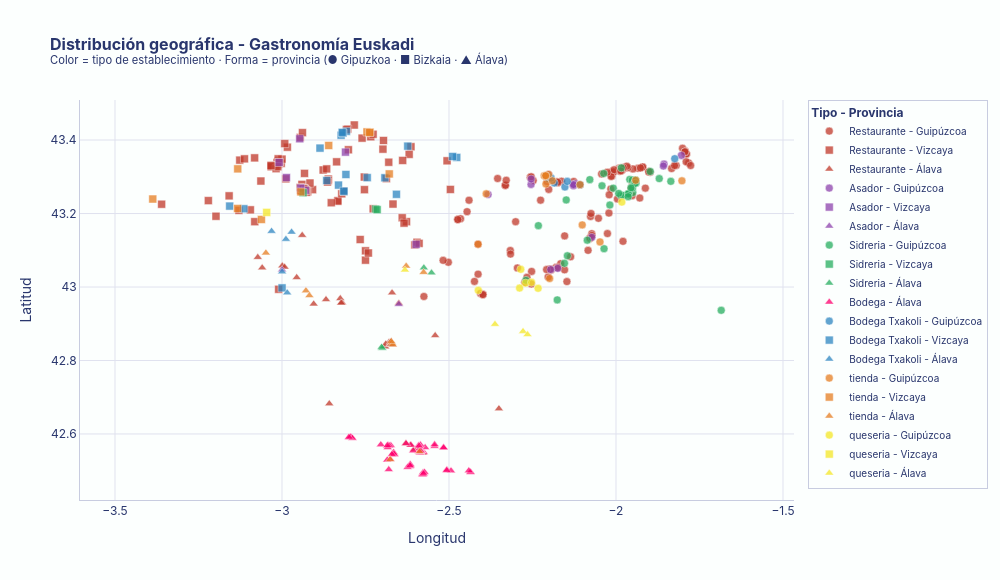

Notebook code for this chart:
### Code cell
import plotly.graph_objects as go

# ── Branding Sustrai (Para fuentes, títulos y fondos) ──────────────────
BG_COLOR    = '#fcfffe'   
TITLE_COLOR = '#29366d'
TEXT_COLOR  = '#29366d'

prov_markers = {'Guipúzcoa': 'circle', 'Vizcaya': 'square', 'Álava': 'triangle-up'}

# Tus colores originales e intocables para los establecimientos
tipo_colors = {
    'Restaurante':     '#C0392B',
    'Asador':          '#8E44AD',
    'Sidreria':        '#27AE60',
    'Bodega':          '#FF006E',
    'Bodega Txakoli':  '#2E86C1',
    'tienda':          '#E67E22',
    'queseria':        '#F5E727',
}

fig = go.Figure()

for tipo, color in tipo_colors.items():
    for prov, marker in prov_markers.items():
        subset = df[(df['Tipo de lugar'] == tipo) & (df['Provincia'] == prov)]
        if subset.empty:
            continue
        fig.add_trace(go.Scatter(
            x=subset['lon'], y=subset['lat'],
            mode='markers',
            name=f'{tipo} - {prov}',
            marker=dict(
                symbol=marker,
                size=8,
                color=color, # Usa tus colores exactos
                opacity=0.75,
                line=dict(color='white', width=0.5),
            ),
            customdata=subset[['Nombre', 'valoracion', 'Municipio']].values,
            hovertemplate=(
                '<b>%{customdata[0]}</b><br>'
                '📍 %{customdata[2]}<br>'
                '⭐ %{customdata[1]}'
                '<extra></extra>'
            ),
        ))

# Diseño unificado con títulos en negrita y azul Sustrai, fondo crema e Inter
fig.update_layout(
    font=dict(
        family='Inter, "DejaVu Sans", sans-serif',
        color=TEXT_COLOR
    ),
    title=dict(
        text='<b>Distribución geográfica - Gastronomía Euskadi</b><br>'
             '<sup>Color = tipo de establecimiento · Forma = provincia (● Gipuzkoa · ■ Bizkaia · ▲ Álava)</sup>',
        font=dict(color=TITLE_COLOR, size=16)
    ),
    xaxis_title='Longitud',
    yaxis_title='Latitud',
    legend=dict(
        title='<b>Tipo - Provincia</b>', 
        font_size=10,
        bgcolor='rgba(252,255,254,0.9)', 
        borderwidth=1,
        bordercolor='#c8cce0'
    ),
    width=1000, height=580,
    paper_bgcolor=BG_COLOR, 
    plot_bgcolor=BG_COLOR,  
    xaxis=dict(
        gridcolor='#e0e2ef', 
        linecolor='#c8cce0', 
        mirror=False
    ),
    yaxis=dict(
        gridcolor='#e0e2ef', 
        linecolor='#c8cce0', 
        mirror=False,
        scaleanchor='x', 
        scaleratio=1.1
    ),
    hoverlabel=dict(
        bgcolor=BG_COLOR,
        font_size=12,
        font_family='Inter, "DejaVu Sans", sans-serif',
        font_color=TEXT_COLOR
    ),
)

fig.show()

### Figure 1 — Plotly figure (JSON) as saved in the notebook; plotly's stock layout.template omitted (floating-point values rounded to 4 significant figures; data arrays with more than 128 entries replaced by an {"elided": "..."} marker saying what was removed)
{"data": [{"customdata": {"elided": "135x3 mixed values"}, "hovertemplate": "<b>%{customdata[0]}</b><br>📍 %{customdata[2]}<br>⭐ %{customdata[1]}<extra></extra>", "marker": {"color": "#C0392B", "line": {"color": "white", "width": 0.5}, "opacity": 0.75, "size": 8, "symbol": "circle"}, "mode": "markers", "name": "Restaurante - Guipúzcoa", "type": "scatter", "x": {"elided": "135 float values"}, "y": {"elided": "135 float values"}}, {"customdata": {"elided": "102x3 mixed values"}, "hovertemplate": "<b>%{customdata[0]}</b><br>📍 %{customdata[2]}<br>⭐ %{customdata[1]}<extra></extra>", "marker": {"color": "#C0392B", "line": {"color": "white", "width": 0.5}, "opacity": 0.75, "size": 8, "symbol": "square"}, "mode": "markers", "name": "Restaurante - Vizcaya", "type": "scatter", "x": [-2.942, -2.734, -2.832, -2.833, -2.816, -2.68, -2.934, -2.627, -3.012, -2.784, -2.614, -2.931, -2.861, -2.803, -2.821, -2.945, -2.908, -2.94, -2.944, -2.602, -2.696, -2.687, -2.938, -2.939, -2.923, -2.937, -2.64, -3.012, -2.877, -3.063, -2.928, -2.933, -2.989, -2.938, -2.932, -2.727, -3.01, -2.76, -2.727, -2.933, -2.916, -2.934, -2.754, -3.22, -3.126, -2.946, -2.944, -3.36, -2.596, -2.936, -2.815, -2.75, -2.866, -2.506, -2.496, -3.158, -3.198, -3.095, -2.852, -2.75, -2.836, -2.939, -2.801, -2.861, -2.619, -2.864, -2.741, -2.935, -2.934, -3.002, -3.009, -3.015, -3.0, -3.082, -3.011, -3.129, -2.639, -3.031, -3.081, -3.112, -3.032, -3.032, -2.698, -2.668, -2.926, -2.807, -2.933, -2.927, -2.766, -2.931, -3.01, -3.009, -2.984, -2.992, -3.018, -2.939, -3.012, -2.635, -2.59, -2.935, -2.753, -3.033], "y": [43.27, 43.41, 43.24, 43.23, 43.26, 43.34, 43.27, 43.18, 43.33, 43.44, 43.38, 43.27, 43.29, 43.43, 43.25, 43.41, 43.26, 43.28, 43.26, 43.11, 43.4, 43.29, 43.26, 43.26, 43.26, 43.26, 43.19, 43.34, 43.32, 43.29, 43.26, 43.31, 43.29, 43.26, 43.26, 43.21, 43.33, 43.41, 43.42, 43.27, 43.28, 43.27, 43.3, 43.24, 43.35, 43.27, 43.26, 43.23, 43.12, 43.27, 43.26, 43.07, 43.32, 43.34, 43.27, 43.25, 43.19, 43.21, 43.23, 43.1, 43.34, 43.42, 43.37, 43.29, 43.36, 43.29, 43.09, 43.27, 43.27, 43.34, 43.34, 43.34, 43.35, 43.35, 43.35, 43.21, 43.34, 43.33, 43.18, 43.35, 43.33, 43.33, 43.38, 43.23, 43.26, 43.43, 43.27, 43.26, 43.13, 43.27, 42.99, 43.34, 43.38, 43.39, 43.32, 43.27, 43.33, 43.17, 43.12, 43.27, 43.26, 43.33]}, {"customdata": [["Andere", 4.4, "Vitoria"], ["Arkupe", 4.3, "Vitoria"], ["Arlobi", 4.5, "Zuia"], ["Bideko", 4.5, "Amurrio"], ["El Mirador Castillo El Collado", 4.4, "Laguardia"], ["El Medoc Alavés", 4.6, "Laguardia"], ["El Portalón", 4.4, "Vitoria"], ["Héctor Oribe", 4.7, "Laguardia"], ["Sukalki", 4.6, "Vitoria"], ["Los Arcos de Quejana", 4.6, "Ayala"], ["Palacio de Anuncibai", 4.4, "Llodio"], ["Posada Mayor de Migueloa", 4.3, "Laguardia"], ["Zaldiaran", 4.6, "Vitoria"], ["Estadio", 4.4, "Vitoria"], ["Arenalde Maitea", 5, "Amurrio"], ["Villa Lucía", 4.6, "Laguardia"], ["La Huerta Vieja", 4.4, "Laguardia"], ["Martín Cendoya (Eguren Ugarte)", 4.1, "Laguardia"], ["Dolomiti", 4.4, "Vitoria"], ["Viura", 4.3, "Villabuena de Álava/Eskuernaga"], ["La Casa del Patrón", 4.3, "Zuia"], ["Lola", 4.5, "Berantevilla"], ["Hospedería los Parajes", 4.7, "Laguardia"], ["Amelibia", 4.7, "Laguardia"], ["Ángel Santamaría", 5, "Leza"], ["El Bodegón Laguardia", 4.2, "Laguardia"], ["Guzurtegi", 4.5, "Ayala"], ["Bentazar", 4.6, "Legutio"], ["El Chispial", 4.4, "Vitoria"], ["Perretxico", 4.4, "Vitoria"], ["Batzoki Rioja-Alavesa", 4.2, "Laguardia"], ["Hotel Nagusi", 4.4, "Zuia"], ["La Cuchara de Doña Lola", 4.7, "Urkabustaiz"], ["Parador de Argómaniz", 4.5, "Elburgo"], ["Zuia Club de Golf", 4.5, "Zuia"], ["Marisqueria Urrunaga", 4.4, "Legutio"], ["Arrea!", 4.6, "Campezo"], ["Kromatiko", 4.7, "Vitoria"], ["Kea Basque Fine Food", 4.5, "Vitoria"], ["Zabala", 4.3, "Vitoria"], ["Abiaga jatetxea", 4.5, "Amurrio"], ["La esCotilla", 4.2, "Vitoria"]], "hovertemplate": "<b>%{customdata[0]}</b><br>📍 %{customdata[2]}<br>⭐ %{customdata[1]}<extra></extra>", "marker": {"color": "#C0392B", "line": {"color": "white", "width": 0.5}, "opacity": 0.75, "size": 8, "symbol": "triangle-up"}, "mode": "markers", "name": "Restaurante - Álava", "type": "scatter", "x": [-2.68, -2.672, -2.825, -2.956, -2.585, -2.581, -2.673, -2.605, -2.67, -3.072, -2.94, -2.586, -2.683, -2.691, -2.999, -2.578, -2.587, -2.615, -2.677, -2.665, -2.82, -2.858, -2.585, -2.583, -2.629, -2.585, -3.059, -2.67, -2.689, -2.674, -2.585, -2.823, -2.905, -2.541, -2.868, -2.65, -2.35, -2.676, -2.671, -2.672, -2.992, -2.674], "y": [42.85, 42.85, 42.97, 43.03, 42.56, 42.55, 42.85, 42.56, 42.84, 43.08, 43.14, 42.55, 42.84, 42.84, 43.06, 42.55, 42.56, 42.57, 42.84, 42.55, 42.96, 42.68, 42.55, 42.55, 42.57, 42.55, 43.05, 42.98, 42.85, 42.84, 42.55, 42.96, 42.95, 42.87, 42.97, 42.96, 42.67, 42.85, 42.84, 42.85, 43.05, 42.84]}, {"customdata": [["Asador Nicolás", 4.5, "Tolosa"], ["San Martin", 4.6, "Orio"], ["Urkiola", 4.5, "Beasain"], ["Bedua", 4.3, "Zumaia"], ["Casa Julián", 4.6, "Tolosa"], ["Iriarte Enea", 4.6, "Lezo"], ["Astillero", 4.5, "Getaria"], ["Basusta", 4.6, "Zumaia"], ["Laia Erretegia", 4.5, "Hondarribia"], ["Patxiku-Enea Erretegia", 4.6, "Lezo"], ["Xixario", 4.4, "Orio"], ["Bodegón Joxe Mari", 4.2, "Orio"], ["Landa", 4.7, "Mendaro"], ["Bodegón Sarasua Erretegia", 4.5, "Orio"]], "hovertemplate": "<b>%{customdata[0]}</b><br>📍 %{customdata[2]}<br>⭐ %{customdata[1]}<extra></extra>", "marker": {"color": "#8E44AD", "line": {"color": "white", "width": 0.5}, "opacity": 0.75, "size": 8, "symbol": "circle"}, "mode": "markers", "name": "Asador - Guipúzcoa", "type": "scatter", "x": [-2.174, -2.121, -2.195, -2.254, -2.072, -1.856, -2.202, -2.254, -1.804, -1.858, -2.128, -2.127, -2.383, -2.127], "y": [43.05, 43.28, 43.05, 43.28, 43.14, 43.33, 43.31, 43.29, 43.36, 43.33, 43.28, 43.28, 43.25, 43.28]}, {"customdata": [["Guetaria", 4.3, "Bilbao"], ["Aritxi", 5, "Mungia"], ["La Gabarra", 4.6, "Bilbao"], ["Donibane", 4.3, "Barakaldo"], ["Etxebarri", 4.3, "Atxondo"], ["Hondartzape", 4.2, "Plencia"], ["Asador Borda", 4.3, "Getxo"]], "hovertemplate": "<b>%{customdata[0]}</b><br>📍 %{customdata[2]}<br>⭐ %{customdata[1]}<extra></extra>", "marker": {"color": "#8E44AD", "line": {"color": "white", "width": 0.5}, "opacity": 0.75, "size": 8, "symbol": "square"}, "mode": "markers", "name": "Asador - Vizcaya", "type": "scatter", "x": [-2.93, -2.81, -2.944, -2.987, -2.598, -2.947, -3.009], "y": [43.26, 43.37, 43.27, 43.3, 43.12, 43.4, 43.34]}, {"customdata": [["El Refor", 4.5, "Amurrio"], ["Urtegi Alde", 4.4, "Legutio"]], "hovertemplate": "<b>%{customdata[0]}</b><br>📍 %{customdata[2]}<br>⭐ %{customdata[1]}<extra></extra>", "marker": {"color": "#8E44AD", "line": {"color": "white", "width": 0.5}, "opacity": 0.75, "size": 8, "symbol": "triangle-up"}, "mode": "markers", "name": "Asador - Álava", "type": "scatter", "x": [-3.0, -2.65], "y": [43.05, 42.95]}, {"customdata": [["Alorrenea", 4.4, "Astigarraga"], ["Altuna", 4.6, "Urnieta"], ["Altzueta", 4.6, "Hernani"], ["Astarbe", 4.5, "Astigarraga"], ["Aulia", 4.5, "Legorreta"], ["Añota", 4.4, "Azpeitia"], ["Baleio", 4.5, "Oiartzun"], ["Barkaiztegi", 4.5, "San Sebastián"], ["Bereziartua", 4.3, "Astigarraga"], ["Eguzkitza", 4.5, "Tolosa"], ["Eula", 4.4, "Urnieta"], ["Gartziategi", 4.3, "Astigarraga"], ["Gaztañaga", 4.2, "Andoain"], ["Goiko Lastola", 4.5, "Hernani"], ["Iparragirre", 4.4, "Hernani"], ["Irigoien", 4.5, "Astigarraga"], ["Itsasburu", 4.6, "Hernani"], ["Calonge", 4.2, "San Sebastián"], ["Lizeaga", 4.7, "Astigarraga"], ["Oarso", 5, "Errenteria"], ["Oiarbide", 4.5, "Astigarraga"], ["Olagi", 5, "Altzaga"], ["Ordo-Zelai", 4.2, "Oiartzun"], ["Otegi", 4.2, "Lasarte-Oria"], ["Otsu Enea", 4.3, "Hernani"], ["Petritegi", 4.4, "Astigarraga"], ["Saizar", 4.4, "Usurbil"], ["Satxota", 4.5, "Aia"], ["Urbitarte", 4.5, "Ataun"], ["Urdaira", 4.6, "Usurbil"], ["Zapiain", 4.5, "Astigarraga"], ["Zelaia", 4.6, "Hernani"], ["Oiharte", 4.5, "Zerain"], ["Setien", 4.8, "Urnieta"], ["Sidrería Goikoetxea", 4.5, "Lizartza"], ["Sidería Goikoetxea", 4.5, "Lizartza"], ["Beharri", 4.1, "San Sebastián"]], "hovertemplate": "<b>%{customdata[0]}</b><br>📍 %{customdata[2]}<br>⭐ %{customdata[1]}<extra></extra>", "marker": {"color": "#27AE60", "line": {"color": "white", "width": 0.5}, "opacity": 0.75, "size": 8, "symbol": "circle"}, "mode": "markers", "name": "Sidreria - Guipúzcoa", "type": "scatter", "x": [-1.946, -1.986, -1.963, -1.945, -2.145, -2.232, -1.871, -1.959, -1.94, -2.086, -1.978, -1.951, -2.018, -1.95, -1.963, -1.94, -1.963, -2.037, -1.946, -1.897, -1.951, -2.154, -1.836, -2.008, -1.964, -1.941, -2.042, -2.149, -2.176, -2.078, -1.942, -1.955, -2.269, -1.992, -1.685, -2.036, -1.984], "y": [43.29, 43.25, 43.25, 43.28, 43.09, 43.17, 43.29, 43.29, 43.28, 43.13, 43.25, 43.29, 43.22, 43.26, 43.25, 43.28, 43.25, 43.31, 43.28, 43.31, 43.27, 43.06, 43.29, 43.27, 43.25, 43.29, 43.28, 43.24, 42.96, 43.29, 43.28, 43.27, 43.02, 43.25, 42.94, 43.1, 43.32]}, {"customdata": [["Ibarra", 4.6, "Amorebieta-Etxano"], ["Tartalo", 5, "Bilbao"], ["Uxarte", 4.5, "Amorebieta-Etxano"]], "hovertemplate": "<b>%{customdata[0]}</b><br>📍 %{customdata[2]}<br>⭐ %{customdata[1]}<extra></extra>", "marker": {"color": "#27AE60", "line": {"color": "white", "width": 0.5}, "opacity": 0.75, "size": 8, "symbol": "square"}, "mode": "markers", "name": "Sidreria - Vizcaya", "type": "scatter", "x": [-2.719, -2.937, -2.715], "y": [43.21, 43.26, 43.21]}, {"customdata": [["Armentegi", 4.1, "Vitoria"], ["Iturrieta", 4.6, "Aramaio"], ["La Sidre", 4.1, "Vitoria"], ["Unzueta", 4.6, "Aramaio"]], "hovertemplate": "<b>%{customdata[0]}</b><br>📍 %{customdata[2]}<br>⭐ %{customdata[1]}<extra></extra>", "marker": {"color": "#27AE60", "line": {"color": "white", "width": 0.5}, "opacity": 0.75, "size": 8, "symbol": "triangle-up"}, "mode": "markers", "name": "Sidreria - Álava", "type": "scatter", "x": [-2.7, -2.575, -2.702, -2.552], "y": [42.83, 43.05, 42.84, 43.04]}, {"customdata": {"elided": "65x3 mixed values"}, "hovertemplate": "<b>%{customdata[0]}</b><br>📍 %{customdata[2]}<br>⭐ %{customdata[1]}<extra></extra>", "marker": {"color": "#FF006E", "line": {"color": "white", "width": 0.5}, "opacity": 0.75, "size": 8, "symbol": "triangle-up"}, "mode": "markers", "name": "Bodega - Álava", "type": "scatter", "x": [-2.794, -2.676, -2.704, -2.576, -2.578, -2.685, -2.576, -2.578, -2.435, -2.682, -2.614, -2.683, -2.663, -2.665, -2.571, -2.58, -2.68, -2.578, -2.588, -2.573, -2.674, -2.617, -2.797, -2.685, -2.587, -2.584, -2.586, -2.584, -2.616, -2.591, -2.517, -2.577, -2.794, -2.789, -2.681, -2.506, -2.494, -2.8, -2.616, -2.587, -2.667, -2.436, -2.543, -2.666, -2.586, -2.586, -2.589, -2.543, -2.59, -2.616, -2.441, -2.628, -2.607, -2.679, -2.683, -2.516, -2.665, -2.585, -2.589, -2.624, -2.671, -2.585, -2.507, -2.684, -2.617], "y": [42.59, 42.53, 42.57, 42.55, 42.49, 42.53, 42.49, 42.49, 42.5, 42.57, 42.57, 42.57, 42.54, 42.54, 42.56, 42.49, 42.5, 42.5, 42.55, 42.5, 42.57, 42.51, 42.59, 42.57, 42.55, 42.55, 42.57, 42.55, 42.51, 42.57, 42.56, 42.49, 42.59, 42.59, 42.57, 42.5, 42.5, 42.59, 42.51, 42.55, 42.55, 42.5, 42.57, 42.55, 42.55, 42.56, 42.56, 42.57, 42.55, 42.52, 42.5, 42.57, 42.55, 42.57, 42.56, 42.56, 42.55, 42.55, 42.57, 42.51, 42.54, 42.55, 42.5, 42.57, 42.51]}, {"customdata": [["Ameztoi", 4.5, "Getaria"], ["Eizaguirre", 4.5, "Zarautz"], ["Elkano", 4.7, "Getaria"], ["Gaintza", 4.7, "Getaria"], ["Rezabal", 4.5, "Zarautz"], ["Talai Berri", 4.6, "Zarautz"], ["Txomin Etxaniz", 4.6, "Getaria"], ["Hiruzta", 4.4, "Hondarribia"], ["Katxiña", 4.5, "Orio"]], "hovertemplate": "<b>%{customdata[0]}</b><br>📍 %{customdata[2]}<br>⭐ %{customdata[1]}<extra></extra>", "marker": {"color": "#2E86C1", "line": {"color": "white", "width": 0.5}, "opacity": 0.75, "size": 8, "symbol": "circle"}, "mode": "markers", "name": "Bodega Txakoli - Guipúzcoa", "type": "scatter", "x": [-2.202, -2.185, -2.205, -2.21, -2.153, -2.146, -2.194, -1.824, -2.107], "y": [43.29, 43.28, 43.3, 43.3, 43.27, 43.29, 43.3, 43.35, 43.28]}, {"customdata": [["Berroja", 4.6, "Muxika"], ["Virgen de Lorea", 4.7, "Zalla"], ["Bodega Txakoli Uriarte", 4.9, "Gamiz-Fika"], ["Doniene Gorrondona Txakolina", 4.7, "Bakio"], ["Gure Ahaleginak", 4.7, "Orduña"], ["Gorka Izagirre", 4.9, "Larrabetzu"], ["Txabarri", 5, "Zalla"], ["Gurrutxaga", 5, "Mendexa"], ["Bodegas Itsasmendi", 4.6, "Gernika-Lumo"], ["Talleri", 4.3, "Morga"], ["Merrutxu", 4.8, "Ibarrangelu"], ["Magalarte Lezama Txakolina", 5, "Lezama"], ["Zabala Txakolina", 5, "Bakio"], ["Abio Txakolina", 4.2, "Bakio"], ["Ados Basarte Txakolina", 4.7, "Bakio"], ["Butroi Upategia", 4.8, "Gatika"], ["Magalarte Zamudio Txakolina", 4.9, "Zamudio"], ["Azurmendi Complejo Enogastronómico", 4.7, "Larrabetzu"], ["Talaiazpia", 5, "Mendexa"]], "hovertemplate": "<b>%{customdata[0]}</b><br>📍 %{customdata[2]}<br>⭐ %{customdata[1]}<extra></extra>", "marker": {"color": "#2E86C1", "line": {"color": "white", "width": 0.5}, "opacity": 0.75, "size": 8, "symbol": "square"}, "mode": "markers", "name": "Bodega Txakoli - Vizcaya", "type": "scatter", "x": [-2.657, -3.157, -2.809, -2.807, -3.0, -2.814, -3.114, -2.477, -2.692, -2.745, -2.623, -2.831, -2.823, -2.817, -2.82, -2.886, -2.866, -2.815, -2.489], "y": [43.25, 43.22, 43.31, 43.42, 43.0, 43.26, 43.21, 43.35, 43.3, 43.3, 43.38, 43.28, 43.41, 43.42, 43.42, 43.38, 43.29, 43.26, 43.36]}, {"customdata": [["Arabako Txakolina, S.L.", 4.5, "Amurrio"], ["Beldui Txakolina", 4.3, "Llodio"], ["Artomaña Txakolina", 4.6, "Amurrio"], ["Señorio de Astobiza (Okendo Txakolina)", 4.7, "Okondo"], ["Txakoli Garate", 4.9, "Llodio"]], "hovertemplate": "<b>%{customdata[0]}</b><br>📍 %{customdata[2]}<br>⭐ %{customdata[1]}<extra></extra>", "marker": {"color": "#2E86C1", "line": {"color": "white", "width": 0.5}, "opacity": 0.75, "size": 8, "symbol": "triangle-up"}, "mode": "markers", "name": "Bodega Txakoli - Álava", "type": "scatter", "x": [-3.0, -2.988, -2.984, -3.031, -2.971], "y": [43.04, 43.13, 42.98, 43.15, 43.15]}, {"customdata": [["Ezkur - Txerri", 5, "Getaria"], ["Mahala Naturala", 5, "Leaburu"], ["MAISOR", 4.3, "Getaria"], ["Borda", 4.4, "Olaberria"], ["Chocolates de Mendaro-Saint Gerons", 4.7, "Mendaro"], ["Aroa", 4.1, "Getaria"], ["Petritegi Sagardotegia", 4.4, "Astigarraga"], ["Momotegi", 4.8, "Oiartzun"], ["Inazio Urruzola Txakolina", 4.4, "Alkiza"], ["Akarregi Txiki Txakolindegia", 4.6, "Getaria"], ["Bodega Katxina Txakolindegia", 4.5, "Orio"], ["Elkano Txakolindegia", 4.7, "Getaria"], ["Gaintza Txakolindegia", 4.7, "Getaria"], ["Larrañaga Gozotegia", 4.6, "Bergara"]], "hovertemplate": "<b>%{customdata[0]}</b><br>📍 %{customdata[2]}<br>⭐ %{customdata[1]}<extra></extra>", "marker": {"color": "#E67E22", "line": {"color": "white", "width": 0.5}, "opacity": 0.75, "size": 8, "symbol": "circle"}, "mode": "markers", "name": "tienda - Guipúzcoa", "type": "scatter", "x": [-2.21, -2.048, -2.202, -2.199, -2.388, -2.215, -1.941, -1.803, -2.101, -2.21, -2.108, -2.191, -2.211, -2.413], "y": [43.28, 43.12, 43.31, 43.02, 43.25, 43.3, 43.29, 43.29, 43.17, 43.3, 43.28, 43.29, 43.3, 43.12]}, {"customdata": [["Germinados Kimuak", 4.3, "Maruri-Jatabe"], ["Conservas Zallo, S.A.", 4.6, "Bermeo"], ["Crosta", 4.8, "Zalla"], ["Hermanos Fernández Terreros - C.B. La Sequilla", 4.8, "Muskiz"], ["Laugar Brewery", 4.8, "Gordexola"], ["Quesería Vista Alegre", 4.6, "Valle de Carranza"], ["Omago Helados", 4.9, "Gernika-Lumo"], ["Conservas Arroyabe", 4.5, "Bermeo"], ["Conservas Campos", 4.7, "Bermeo"], ["Martina Zuricalday", 4.2, "Bilbao"]], "hovertemplate": "<b>%{customdata[0]}</b><br>📍 %{customdata[2]}<br>⭐ %{customdata[1]}<extra></extra>", "marker": {"color": "#E67E22", "line": {"color": "white", "width": 0.5}, "opacity": 0.75, "size": 8, "symbol": "square"}, "mode": "markers", "name": "tienda - Vizcaya", "type": "scatter", "x": [-2.86, -2.736, -3.133, -3.132, -3.062, -3.387, -2.679, -2.746, -2.738, -2.943], "y": [43.39, 43.42, 43.21, 43.32, 43.18, 43.24, 43.31, 43.42, 43.42, 43.26]}, {"customdata": [["Baias Garagardotegia", 4.6, "Urkabustaiz"], ["Aldeko Eztia", 5, "Aramaio"], ["Amador García", 4.9, "Baños de Ebro/Mañueta"], ["Luis Alegre", 4.5, "Laguardia"], ["Quesería Basterra", 4.8, "Urkabustaiz"], ["Conservas Artesanas Victofer", 4.5, "Vitoria"], ["Arándanos Atxineta Baserria", 5, "Aramaio"], ["Quesería Soloitza", 5, "Ayala"], ["Pastelería Sosoaga", 4.3, "Vitoria"], ["Pastelería La Peña Dulce", 4.2, "Vitoria"]], "hovertemplate": "<b>%{customdata[0]}</b><br>📍 %{customdata[2]}<br>⭐ %{customdata[1]}<extra></extra>", "marker": {"color": "#E67E22", "line": {"color": "white", "width": 0.5}, "opacity": 0.75, "size": 8, "symbol": "triangle-up"}, "mode": "markers", "name": "tienda - Álava", "type": "scatter", "x": [-2.928, -2.576, -2.676, -2.588, -2.918, -2.67, -2.628, -3.048, -2.668, -2.673], "y": [42.99, 43.04, 42.53, 42.55, 42.98, 42.85, 43.06, 43.09, 42.84, 42.85]}, {"customdata": [["Garoa", 5, "Zerain"], ["Gaztiñatxulo", 4.6, "Idiazabal"], ["Gomiztegi Baserria", 4.4, "Oñati"], ["Ondarre", 4.6, "Segura"], ["Basazabal", 4.6, "Zerain"], ["Baztarrika", 4.7, "Gabiria"], ["Adarrazpi Gaztandegia", 4.6, "Urnieta"]], "hovertemplate": "<b>%{customdata[0]}</b><br>📍 %{customdata[2]}<br>⭐ %{customdata[1]}<extra></extra>", "marker": {"color": "#F5E727", "line": {"color": "white", "width": 0.5}, "opacity": 0.75, "size": 8, "symbol": "circle"}, "mode": "markers", "name": "queseria - Guipúzcoa", "type": "scatter", "x": [-2.271, -2.233, -2.412, -2.253, -2.289, -2.285, -1.983], "y": [43.01, 43.0, 42.99, 43.01, 43.0, 43.05, 43.23]}, {"customdata": [["Quesería Isusi Anaiak", 4.8, "Güeñes"]], "hovertemplate": "<b>%{customdata[0]}</b><br>📍 %{customdata[2]}<br>⭐ %{customdata[1]}<extra></extra>", "marker": {"color": "#F5E727", "line": {"color": "white", "width": 0.5}, "opacity": 0.75, "size": 8, "symbol": "square"}, "mode": "markers", "name": "queseria - Vizcaya", "type": "scatter", "x": [-3.046], "y": [43.2]}, {"customdata": [["Quesería Atxeta", 4.9, "Aramaio"], ["Azkarra", 4.8, "San Millán"], ["La Leze", 4.7, "Asparrena"], ["Olano", 4.3, "Asparrena"]], "hovertemplate": "<b>%{customdata[0]}</b><br>📍 %{customdata[2]}<br>⭐ %{customdata[1]}<extra></extra>", "marker": {"color": "#F5E727", "line": {"color": "white", "width": 0.5}, "opacity": 0.75, "size": 8, "symbol": "triangle-up"}, "mode": "markers", "name": "queseria - Álava", "type": "scatter", "x": [-2.632, -2.362, -2.278, -2.265], "y": [43.05, 42.9, 42.88, 42.87]}], "layout": {"font": {"color": "#29366d", "family": "Inter, \"DejaVu Sans\", sans-serif"}, "height": 580, "hoverlabel": {"bgcolor": "#fcfffe", "font": {"color": "#29366d", "family": "Inter, \"DejaVu Sans\", sans-serif", "size": 12}}, "legend": {"bgcolor": "rgba(252,255,254,0.9)", "bordercolor": "#c8cce0", "borderwidth": 1, "font": {"size": 10}, "title": {"text": "<b>Tipo - Provincia</b>"}}, "paper_bgcolor": "#fcfffe", "plot_bgcolor": "#fcfffe", "title": {"font": {"color": "#29366d", "size": 16}, "text": "<b>Distribución geográfica - Gastronomía Euskadi</b><br><sup>Color = tipo de establecimiento · Forma = provincia (● Gipuzkoa · ■ Bizkaia · ▲ Álava)</sup>"}, "width": 1000, "xaxis": {"gridcolor": "#e0e2ef", "linecolor": "#c8cce0", "mirror": false, "title": {"text": "Longitud"}}, "yaxis": {"gridcolor": "#e0e2ef", "linecolor": "#c8cce0", "mirror": false, "scaleanchor": "x", "scaleratio": 1.1, "title": {"text": "Latitud"}}}}
